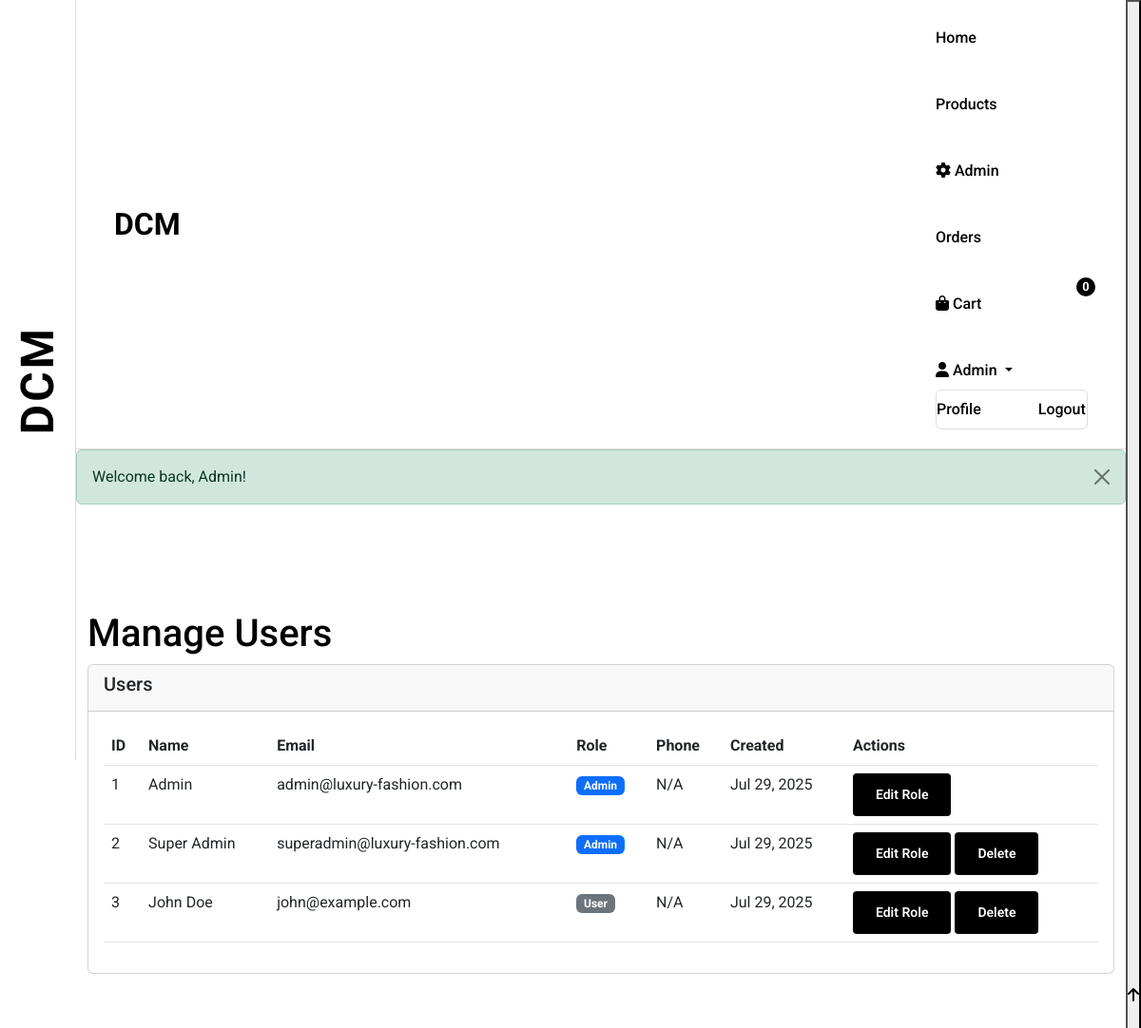
Screenshot of /?controller=admin&action=users (signed in) with the database file from the repository.
### tables this page shows
CREATE TABLE IF NOT EXISTS users (
    id INT AUTO_INCREMENT PRIMARY KEY,
    name VARCHAR(100) NOT NULL,
    email VARCHAR(100) UNIQUE NOT NULL,
    password VARCHAR(255) NOT NULL,
    phone VARCHAR(20),
    address TEXT,
    profile_image VARCHAR(255),
    role ENUM('user', 'admin') DEFAULT 'user',
    created_at TIMESTAMP DEFAULT CURRENT_TIMESTAMP,
    updated_at TIMESTAMP DEFAULT CURRENT_TIMESTAMP ON UPDATE CURRENT_TIMESTAMP
);

### controllers/BaseController.php (called while the page is built, shortened)
<?php
abstract class BaseController
{
    protected function render($view, $data = [])
    {
        extract($data);
        include "views/{$view}.php";
    }
}

### controllers/AdminController.php (called while the page is built, shortened)
<?php
class AdminController extends BaseController
{
    public function users()
    {
        $userModel = new User();
        $users = $userModel->getAll();
        $this->render('admin/users', ['users' => $users]);
    }
}

### config/database.php (called while the page is built, shortened)
<?php
class Database
{
    private static $instance = null;
    private $host;
    private $dbname;
    private $username;
    private $password;
    private $port;
    private $pdo;
    private function __construct()
    {
        $this->host = DB_HOST;
        $this->dbname = DB_NAME;
        $this->username = DB_USER;
        $this->password = DB_PASS;
        $this->port = DB_PORT;
    }
    public static function getInstance()
    {
        if (self::$instance === null) {
            self::$instance = new Database();
        }
        return self::$instance;
    }
    private function connect()
    {
        try {
            $dsn = "mysql:host={$this->host};port={$this->port};dbname={$this->dbname};charset=utf8mb4";
            $this->pdo = new PDO($dsn, $this->username, $this->password, [
                PDO::ATTR_ERRMODE => PDO::ERRMODE_EXCEPTION,
                PDO::ATTR_DEFAULT_FETCH_MODE => PDO::FETCH_ASSOC,
                PDO::ATTR_EMULATE_PREPARES => false
            ]);
        } catch (PDOException $e) {
            $error = 'Database connection failed: ' . $e->getMessage();
            debugLog($error);
            if (DEBUG_MODE) {
                die($error);
            } else {
                die('Database connection error. Please try again later.');
            }
        }
    }
    public function query($sql, $params = [])
    {
        try {
            $stmt = $this->pdo->prepare($sql);
            $stmt->execute($params);
            return $stmt;
        } catch (PDOException $e) {
            $error = 'Database query failed: ' . $e->getMessage();
            debugLog($error);
            throw new Exception($error);
        }
    }
}

### models/User.php (called while the page is built, shortened)
<?php
class User
{
    private $db;
    public function __construct()
    {
        $this->db = Database::getInstance();
    }
    public function getAll()
    {
        $stmt = $this->db->query("SELECT id, name, email, role, created_at FROM users ORDER BY created_at DESC");
        return $stmt->fetchAll();
    }
}

### views/admin/users.php (the view, shortened to what this page needs)
<?php include 'views/layout/header.php'; ?>
<div class="container mt-5 pt-5">
    <div class="row">
        <div class="col-12">
            <h1 class="page-title">Manage Users</h1>
        </div>
    </div>
    <div class="row">
        <div class="col-12">
            <div class="card">
                <div class="card-header">
                    <h5>Users</h5>
                </div>
                <div class="card-body">
                    <div class="table-responsive">
                        <table class="table">
                            <thead>
                                <tr>
                                    <th>ID</th>
                                    <th>Name</th>
                                    <th>Email</th>
                                    <th>Role</th>
                                    <th>Phone</th>
                                    <th>Created</th>
                                    <th>Actions</th>
                                </tr>
                            </thead>
                            <tbody>
                                <?php foreach ($users as $user): ?>
                                    <tr>
                                        <td><?php echo $user['id']; ?></td>
                                        <td><?php echo htmlspecialchars($user['name']); ?></td>
                                        <td><?php echo htmlspecialchars($user['email']); ?></td>
                                        <td>
                                            <span class="badge bg-<?php echo $user['role'] === 'admin' ? 'primary' : 'secondary'; ?>">
                                                <?php echo ucfirst($user['role']); ?>
                                            </span>
                                        </td>
                                        <td><?php echo htmlspecialchars($user['phone'] ?? 'N/A'); ?></td>
                                        <td><?php echo date('M j, Y', strtotime($user['created_at'])); ?></td>
                                        <td>
                                            <button class="btn btn-sm btn-outline-primary edit-user"
                                                data-id="<?php echo $user['id']; ?>"
                                                data-role="<?php echo $user['role']; ?>">
                                                Edit Role
                                            </button>
                                            <?php if ($user['id'] != $_SESSION['user_id']): ?>
                                                <form method="POST" style="display: inline;">
                                                    <button type="submit" class="btn btn-sm btn-outline-danger"
                                                        onclick="return confirm('Are you sure you want to delete this user?')">
                                                        Delete
                                                    </button>
                                                </form>
                                            <?php endif; ?>
                                        </td>
                                    </tr>
                                <?php endforeach; ?>
                            </tbody>
                        </table>
                    </div>
                </div>
            </div>
        </div>
    </div>
</div>
<?php include 'views/layout/footer.php'; ?>

### assets/css/style.css (style rules this page uses)
* { margin: 0; padding: 0; box-sizing: border-box; }
body { font-family: "Roboto", sans-serif; color: #000; background-color: #fff; display: flex; }
.btn, .btn-luxury { display: inline-block; padding: 12px 24px; background-color: #000; color: #fff; text-decoration: none; font-weight: 600; transition: background-color 0.3s; border: none; cursor: pointer; }

### views/layout/header.php (style rules this page uses)
body { font-family: "Roboto", sans-serif; margin: 0; padding: 0; }

### rows the page displays
users: id "1", name "Admin", email "admin@luxury-fashion.com", role "Admin", phone "N/A", created_at "Jul 29, 2025"
users: id "2", name "Super Admin", email "superadmin@luxury-fashion.com", role "Admin", phone "N/A", created_at "Jul 29, 2025"
users: id "3", name "John Doe", email "john@example.com", role "User", phone "N/A", created_at "Jul 29, 2025"

### other values shown
$cartModel->getItemCount($_SESSION['user_id']) "0"
$_SESSION['user_name'] "Admin"
$_SESSION['success'] "Welcome back, Admin!"
